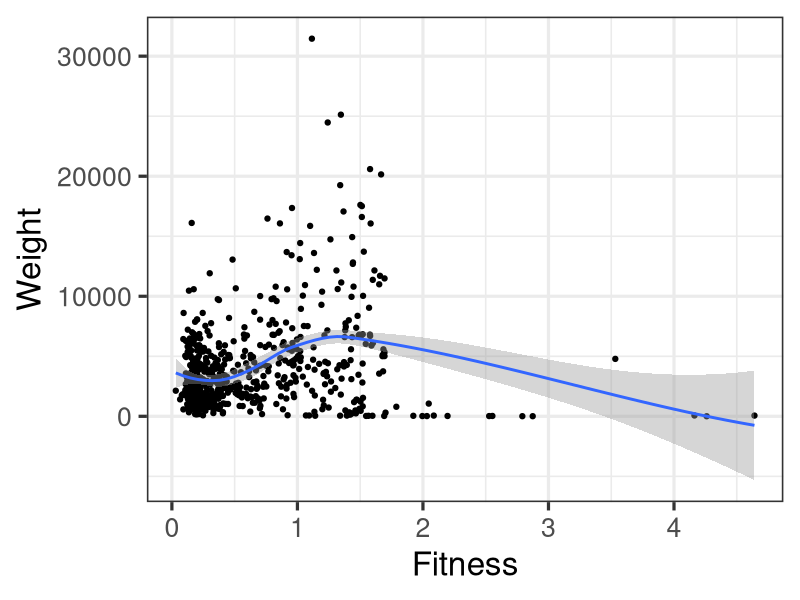

R code for this plot:
## ---- chunk 1
library(tidyverse)
library(Hmisc)

peptide.data <- read.table(file = "../Data/supplemental_dataset_1.tsv", header = T, stringsAsFactors = F)
## ---- chunk 2
peptide_cluster <- peptide.data %>% group_by(Cluster) %>% summarise(
  Fitness = wtd.mean(FITNESS, weights = WEIGHT),
  Weight = sum(WEIGHT)
)

cor(peptide_cluster$Fitness, peptide_cluster$Weight)

peptide_cluster %>% ggplot(
  data = .,
  aes(
    x = Fitness,
    y = Weight
  )
) + geom_point() + geom_smooth() + theme_bw(base_size = 24)

# Log weights for the updated fitness estimates are missing.
